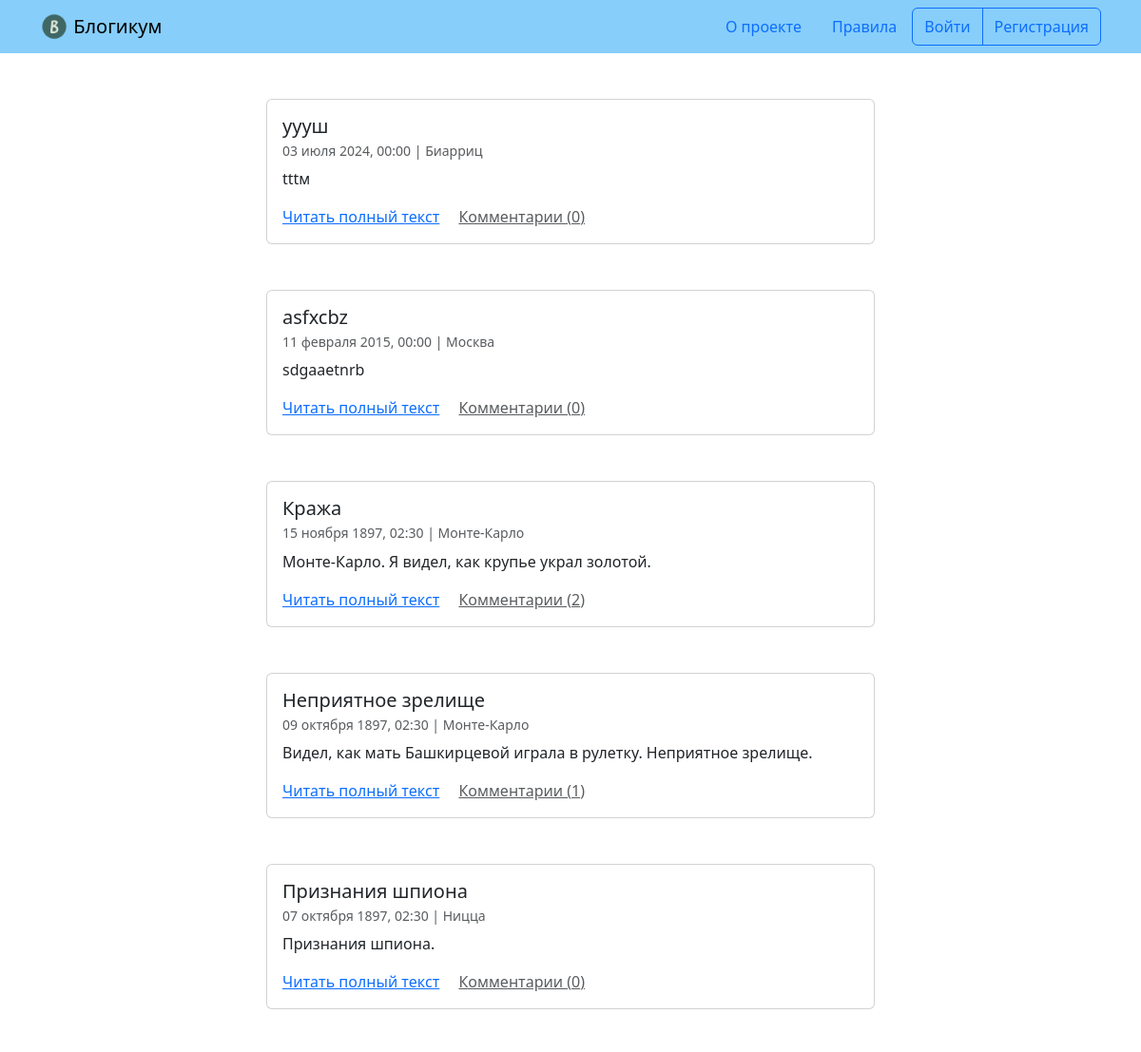
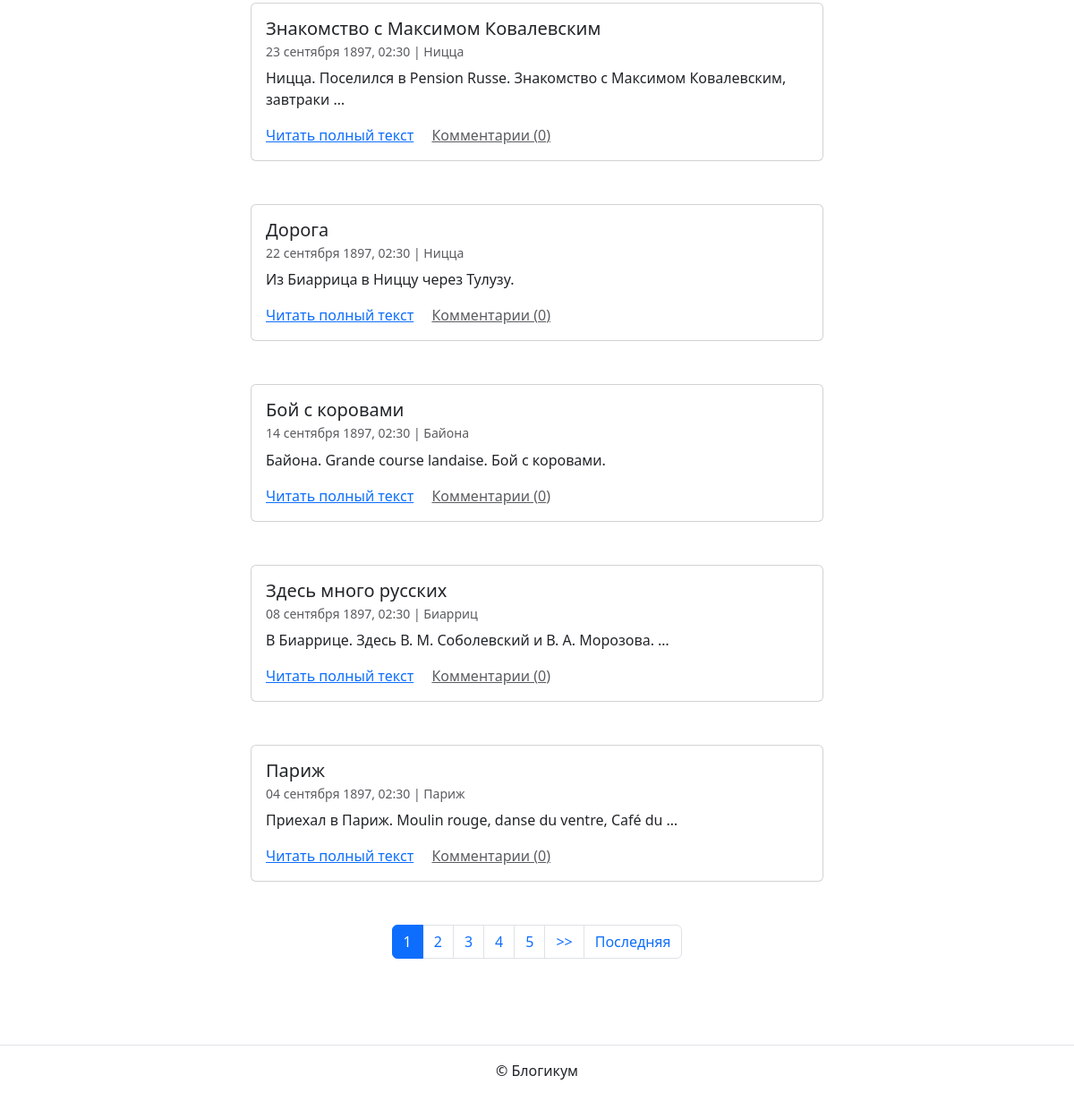
/, run on an earlier commit of the app's database (2 pictures, top to bottom).
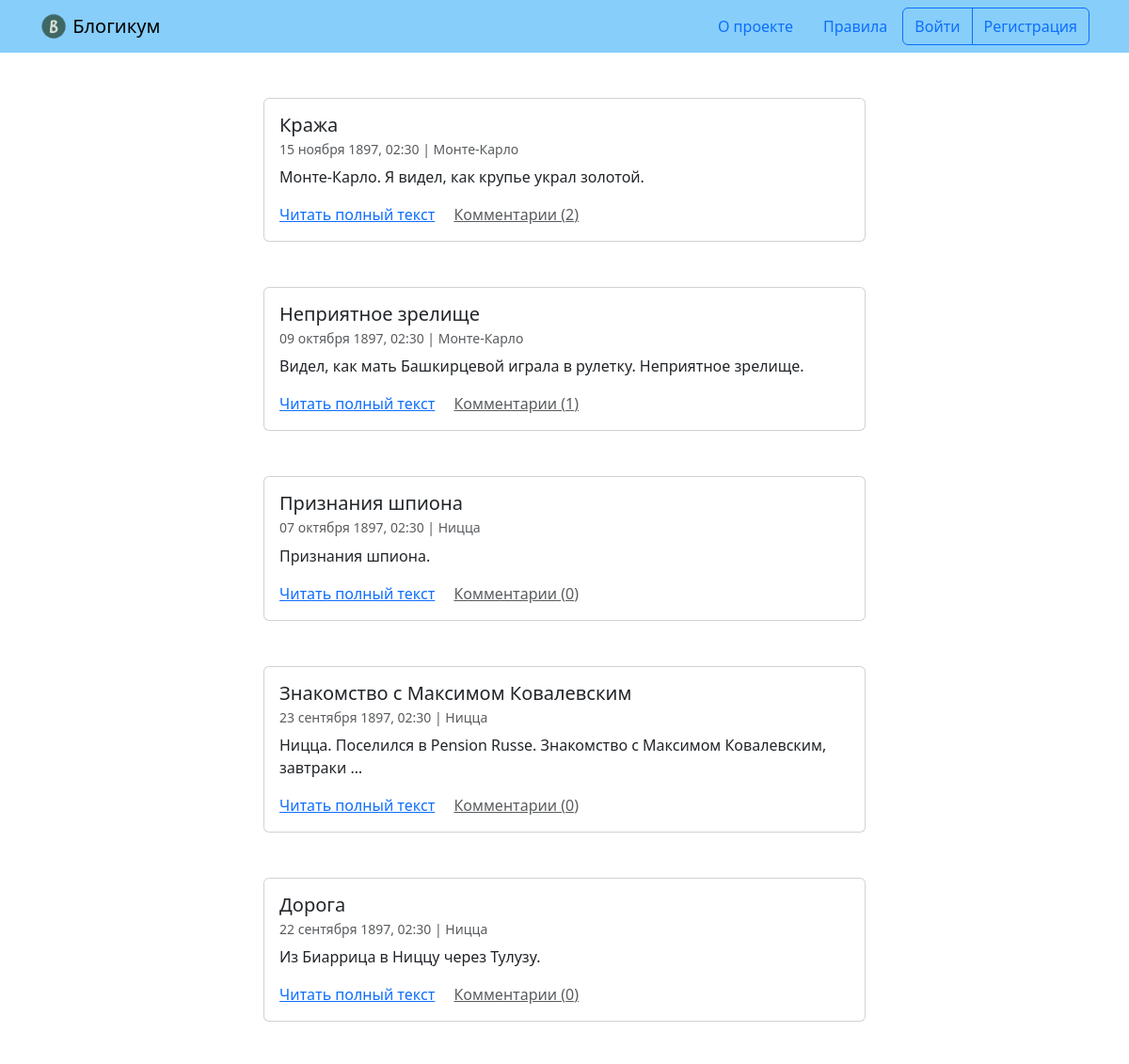
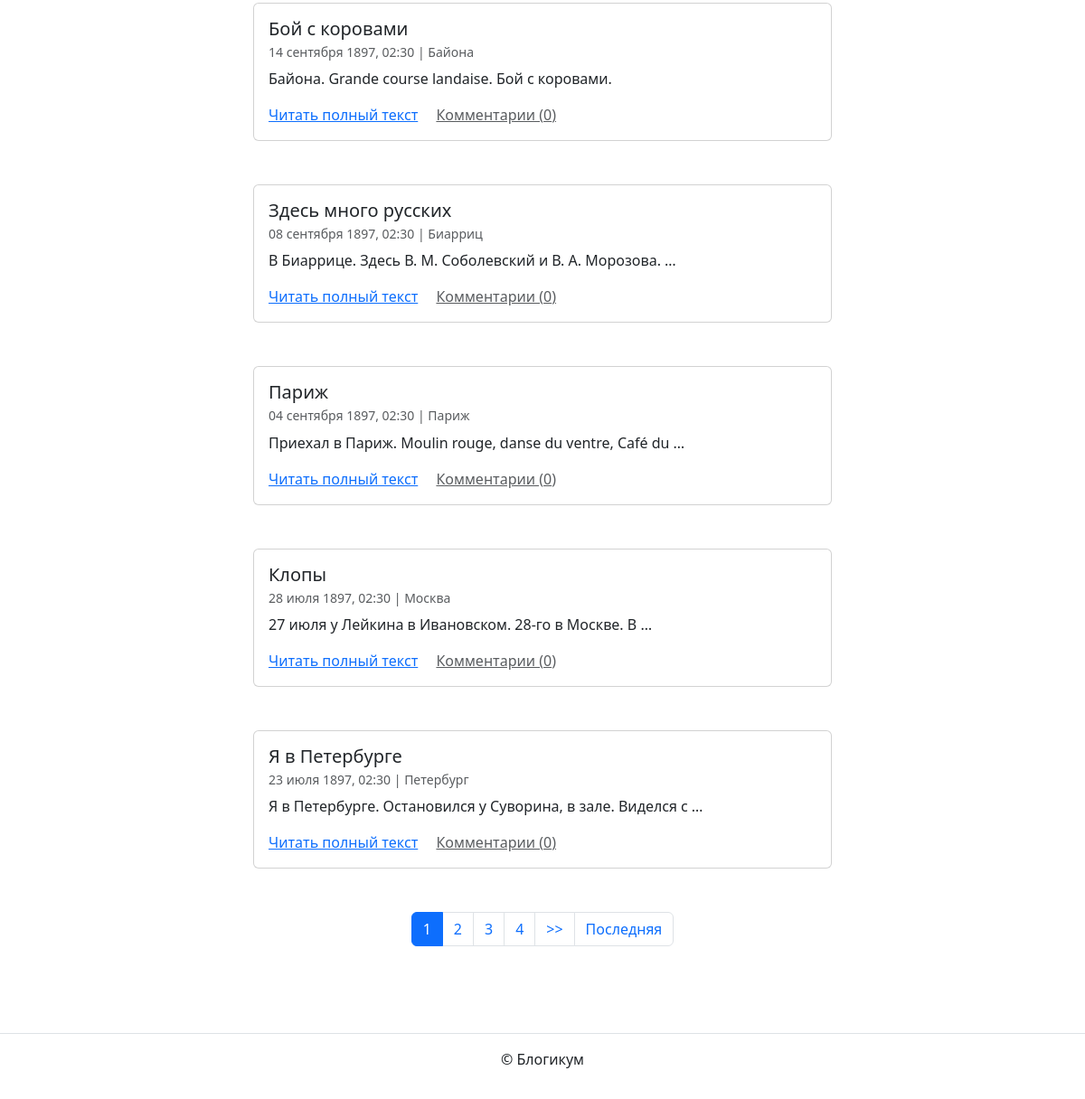
And on a later commit of the database (2 pictures, top to bottom).
### blog/models.py (models this page shows, shortened)
class BaseModel(models.Model):
    is_published = models.BooleanField(
        default=True,
        verbose_name='Опубликовано',
        help_text='Снимите галочку, чтобы скрыть публикацию.'
    )
    created_at = models.DateTimeField(
        'Добавлено',
        auto_now_add=True,
    )
    class Meta:
        abstract = True
        ordering = ('-created_at', )

class Post(BaseModel):
    title = models.CharField(
        'Заголовок',
        max_length=settings.MAX_FIELD_LENGTH
    )
    text = models.TextField('Текст')
    pub_date = models.DateTimeField(
        'Дата и время публикации',
        help_text=('Если установить дату и время в будущем'
                   ' — можно делать отложенные публикации.')
    )
    author = models.ForeignKey(
        User,
        on_delete=models.CASCADE,
        verbose_name='Автор публикации'
    )
    location = models.ForeignKey(
        Location,
        on_delete=models.SET_NULL,
        null=True,
        blank=True,
        verbose_name='Местоположение'
    )
    category = models.ForeignKey(
        Category,
        on_delete=models.SET_NULL,
        null=True,
        verbose_name='Категория'
    )
    image = models.ImageField(
        'Фотография',
        upload_to='post_photo',
        blank=True,
    )
    objects = PostQuerySet.as_manager()
    published = PostManager()
    class Meta:
        default_related_name = 'posts'
        ordering = ('-pub_date', )
        verbose_name = 'публикация'
        verbose_name_plural = 'Публикации'

class Location(BaseModel):
    name = models.CharField(
        'Название места',
        max_length=settings.MAX_FIELD_LENGTH
    )
    class Meta:
        verbose_name = 'местоположение'
        verbose_name_plural = 'Местоположения'

### blog/views.py (the view)
# urls.py: path('', views.PostListView.as_view(), name='index'),
class PostListView(ListView):
    model = Post
    queryset = Post.published
    template_name = 'blog/index.html'
    ordering = '-pub_date'
    paginate_by = 10

### blog/models.py (called while the page is built)
    def with_related_data(self):
        return self.select_related(
            'author', 'location', 'category'
        )

    def published(self):
        return self.filter(
            models.Q(pub_date__lte=timezone.now())
            & models.Q(is_published=True)
            & models.Q(category__is_published=True)
        )

    def comment_count(self):
        return self.annotate(
            comment_count=Count('comments')
        )

    def get_queryset(self):
        return (
            PostQuerySet(self.model)
            .with_related_data()
            .published()
            .comment_count()
        )

### templates/blog/index.html (shortened to what this page needs)
{% extends "base.html" %}
{% block content %}
  {% for post in page_obj %}
    <article class="mb-5">
      {% include "includes/post_card.html" %}
    </article>
  {% endfor %}
  {% include "includes/paginator.html" %}
{% endblock %}

### templates/includes/post_card.html (shortened to what this page needs)
<div class="col d-flex justify-content-center">
  <div class="card" style="width: 40rem;">
    <div class="card-body">
      <h5 class="card-title">{{ post.title }}</h5>
      <h6 class="card-subtitle mb-2 text-muted">
        <small>
          {{ post.pub_date|date:"d E Y, H:i" }} | {% if post.location and post.location.is_published %}{{ post.location.name }}{% else %}Планета Земля{% endif %}<br>
        </small>
      </h6>
      <p class="card-text">{{ post.text|truncatewords:10 }}</p>
      <a href="{% url 'blog:post_detail' post.id %}" class="card-link">Читать полный текст</a>
      <a href="{% url 'blog:post_detail' post.id %}" class="card-link text-muted">Комментарии ({{ post.comment_count }})</a>
    </div>
  </div>
</div>

What changed in the data, as far as the page shows it:
no longer on this page (row edited): Post: title "yyyш", pub_date "03 июля 2024, 00:00", location.name "Биарриц", text "tttм", comment_count "0"
no longer on this page (row edited): Post: title "asfxcbz", pub_date "11 февраля 2015, 00:00", location.name "Москва", text "sdgaaetnrb", comment_count "0"
now on this page (row unchanged): Post: title "Клопы", pub_date "28 июля 1897, 02:30", location.name "Москва", text "27 июля у Лейкина в Ивановском. 28-го в Москве. В …", comment_count "0"
now on this page (row unchanged): Post: title "Я в Петербурге", pub_date "23 июля 1897, 02:30", location.name "Петербург", text "Я в Петербурге. Остановился у Суворина, в зале. Виделся с …", comment_count "0"
Also different on the page:
list line gone: "5"
